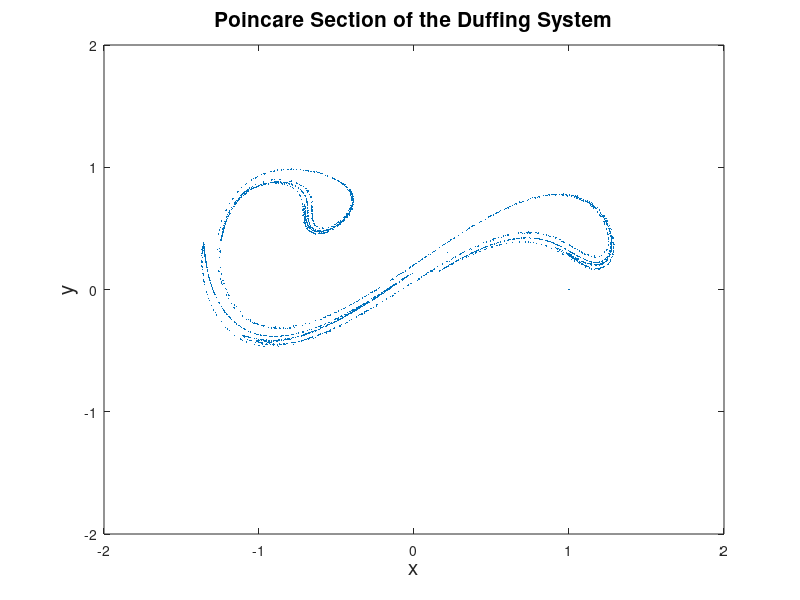

This figure's MATLAB source:
% Programs 15d - Poincare section for the Duffing system.
% Chapter 15 - Poincare Maps and Nonautonomous Systems in the Plane.
% Copyright Springer 2014. Stephen Lynch.

% The program may take a few minutes to compile.
% Poincare section for the Duffing system (Fig. 15.11).
clear
Gamma=0.5;
deq=@(t,x) [x(2);x(1)-0.3*x(2)-(x(1))^3+Gamma*cos(1.25*t)];
options=odeset('RelTol',1e-4,'AbsTol',1e-4);
[t,xx]=ode45(deq,0:(2/1.25)*pi:(6000/1.25)*pi,[1,0]);
plot(xx(:,1),xx(:,2),'.','MarkerSize',1)
fsize=15;
axis([-2 2 -2 2])
xlabel('x','FontSize',fsize)
ylabel('y','FontSize',fsize)
title('Poincare Section of the Duffing System','FontSize',fsize)

% End of Programs 15d.
